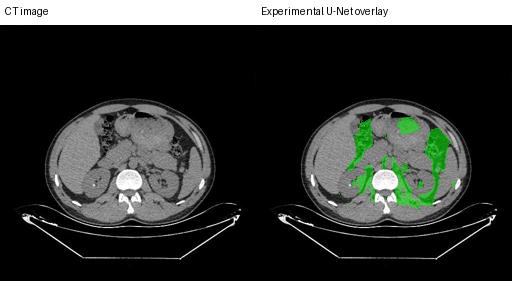
#> input picture visualization/localization/ct_unet_experiment.png, 512 x 290 px, given in place of 00002.png, which was not available
$ python preview_kidney_masks.py
#> lines starting #> are read from the running program, lines starting #| are printed output that depends on the picture; after the words box and inside, x2 and y2 are one past the last pixel; in counts of white or black regions, pixels touching at a corner belong together; pictures that were not available may be replaced by others from this repository, and a replacement may not be noted
from pathlib import Path
import numpy as np
from PIL import Image, ImageDraw

base = Path(r"data\kidney_segmentation")
out = Path(r"visualization\localization\kidney_mask_preview.png")
names = ["00002.png", "00003.png", "00020.png", "00021.png"]

panels = []

for name in names:
    image = np.array(Image.open(base / "images" / name).convert("RGB"))
#> image is the input picture: shape (290, 512, 3); mean R, G, B 56.7, 59.2, 56.7
    gray = np.array(Image.open(base / "masks" / name).convert("L"))
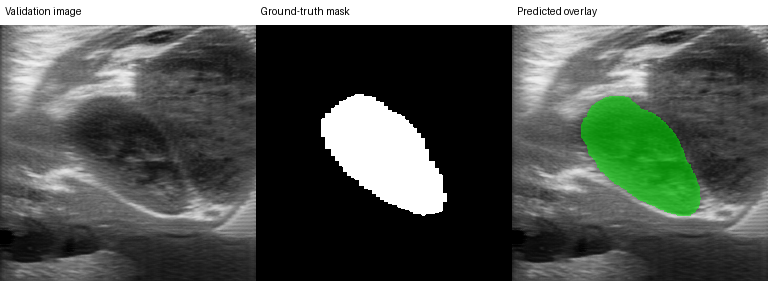
#> input picture visualization/localization/kidney_unet_prediction.png, 768 x 290 px, given in place of 00002.png, which was not available
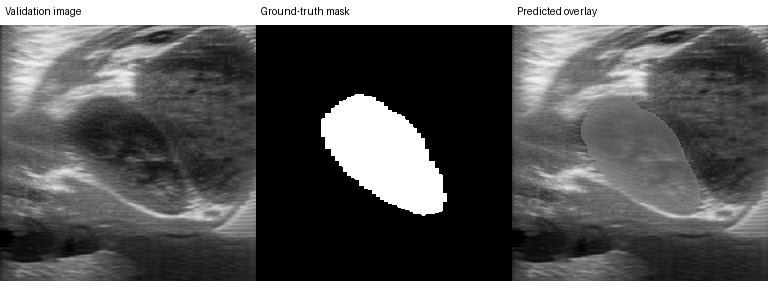
#> gray: shape (290, 768); min 0, max 255, mean 93.9
    binary = gray > 127
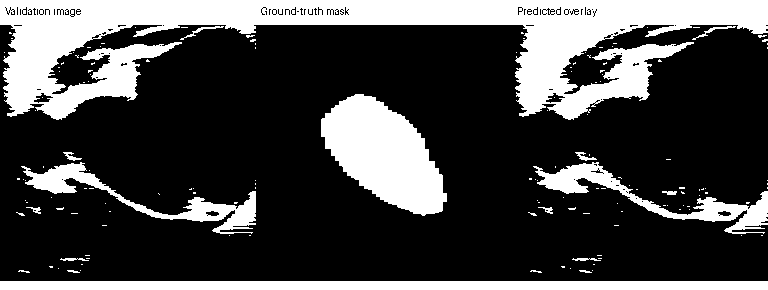
#> binary: shape (290, 768) bool; 27.3% white; 146 white regions (130 under 20 px), largest, box (x1, y1, x2, y2) and area: (0, 0, 768, 120) 36443, (321, 94, 447, 216) 9231, (0, 281, 768, 290) 6912

    mask_rgb = np.zeros_like(image)
#> (the run stopped early here; a loop or call above may not have finished)
